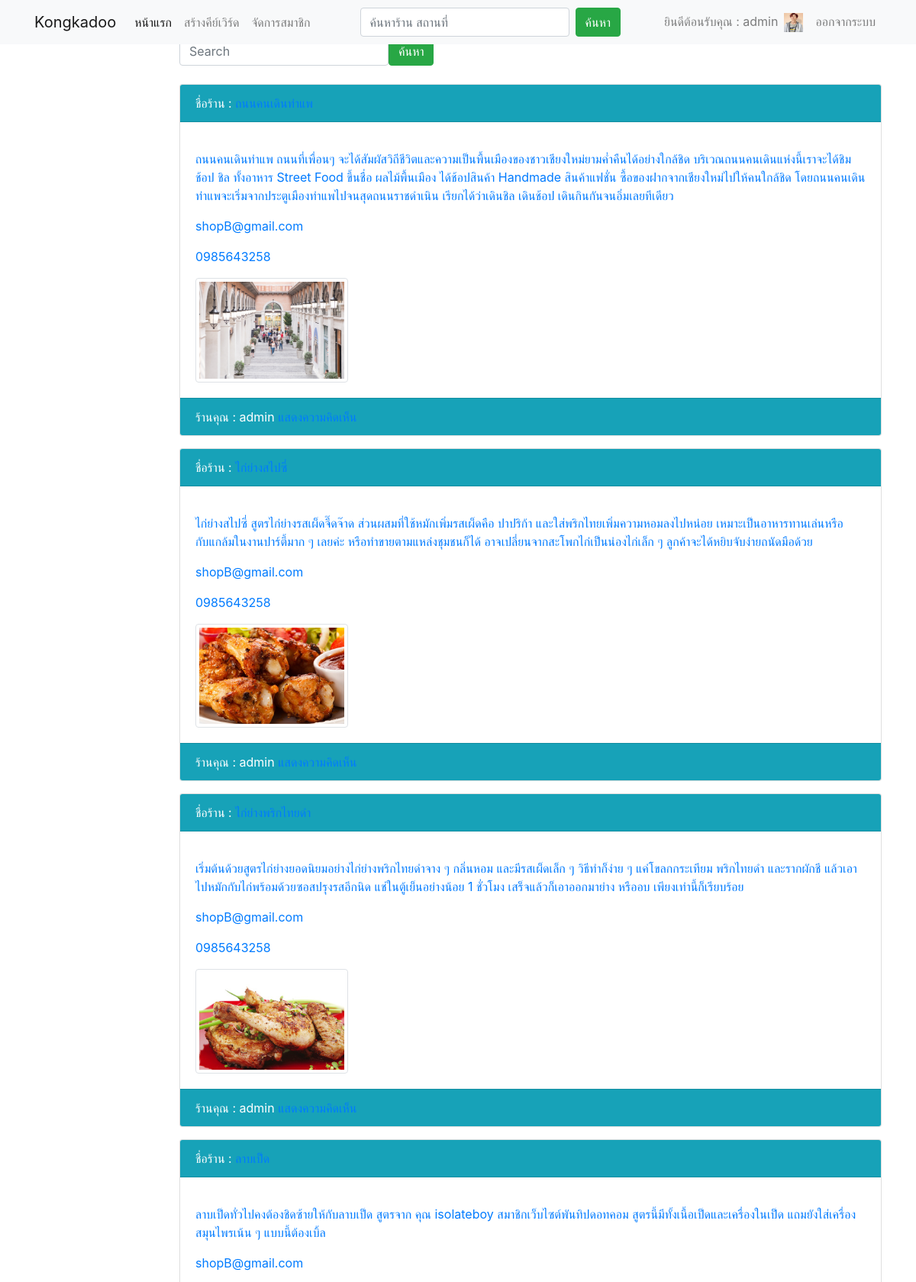
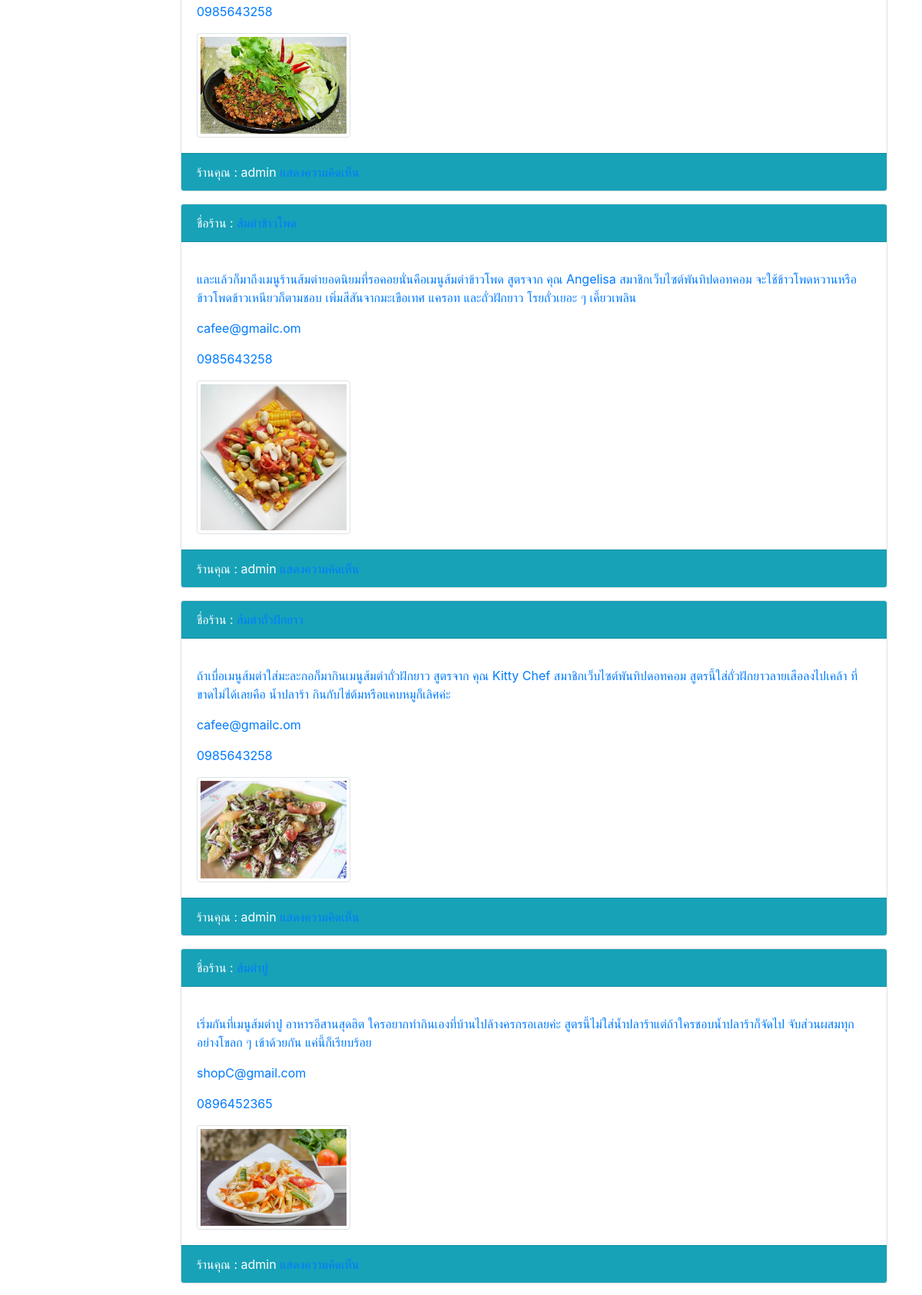
Screenshot of /shop_list.php (signed in, upper part) with the database file from the repository (2 pictures, top to bottom).
### tables this page shows
CREATE TABLE `shop` (
  `idshop` int(11) NOT NULL,
  `shop_name` varchar(255) NOT NULL,
  `shop_phone` varchar(10) NOT NULL,
  `shop_email` varchar(255) NOT NULL,
  `shop_explain` text NOT NULL,
  `shop_country` varchar(255) NOT NULL,
  `shop_geography` varchar(255) NOT NULL,
  `shop_province` varchar(255) NOT NULL,
  `shop_amphur` varchar(255) NOT NULL,
  `shop_district` varchar(255) NOT NULL,
  `shop_village` varchar(255) NOT NULL,
  `shop_pic` varchar(255) NOT NULL,
  `shop_username` varchar(255) NOT NULL,
  `shop_type` varchar(255) NOT NULL
);

### shop_list.php (the view, shortened to what this page needs)
<?php session_start();
$idusername = $_SESSION["idusername"];
include 'header.php';
if (isset($_POST['search'])) {
    $sql = 'SELECT * FROM shop where shop_username="' . $idusername . '"ORDER BY idshop DESC';
} else {
    $sql = 'SELECT * FROM shop where shop_username="' . $idusername . '"ORDER BY idshop DESC';
}
$result = mysql_query($sql) or die(mysql_error());
?>
<div class="container">
    <div class="row">
        <div class="col-sm col-md col-lg col-xl">
            <nav class="navbar navbar-expand-lg fixed-top navbar-light bg-light">
                <div class="container">
                    <a class="navbar-brand" href="index.php">Kongkadoo</a>
                    <div class="collapse navbar-collapse" id="navbarSupportedContent">
                        <ul class="navbar-nav mr-auto">
                            <li class="nav-item active">
                                <a class="nav-link" href="index.php">หน้าแรก <span class="sr-only">(current)</span></a>
                            </li>
                            <?php if ($idusername == "admin") {?>
                            <li class="nav-item">
                                <a class="nav-link" href="manage_shop.php">สร้างคีย์เวิร์ด </a>
                            </li>
                            <li class="nav-item">
                                <a class="nav-link" href="register_admin.php">จัดการสมาชิก </a>
                            </li>
                            <?php }?>
                        </ul>
                        <form id="formsearch" name="formsearch" method="post" action="search_file.php"
                            class="form-inline my-4 my-lg-0">
                            <input name="search" type="text" id="search" required class="form-control mr-sm-2"
                                placeholder="ค้นหาร้าน สถานที่" />
                            <button class="btn btn-success my-2 my-sm-0" type="submit">ค้นหา</button>
                        </form>
                        <ul class="navbar-nav ml-auto">
                            <?php if (isset($_SESSION['id'])) {?>
                            <li class="nav-item">
                                <span class="navbar-text">
                                    <?php echo "ยินดีต้อนรับคุณ : " . $_SESSION['fullname']; ?>
                                </span>
                            </li>
                            <li class="nav-item">
                                <a class="nav-link" href=""><img src="Image/<?php echo $_SESSION['pic']; ?>" alt=""
                                        width="25" height="25"> <span class="sr-only">(current)</span></a>
                            </li>
                            <li class="nav-item">
                                <a class="nav-link" href="logout.php">ออกจากระบบ </a>
                            </li>
                            <?php }?>
                        </ul>
                    </div>
                </div>
            </nav>
        </div>
    </div>
</div>
<br>
<br>
<div class="container">
    <div class="row">
        <div class="col-2"></div>
        <div class="col-4">
            <form class="form-inline" action="index.php" method="POST">
                <input type="text" class="form-control" id="" placeholder="Search">
                <input type="submit" name="submit" class="btn btn-success " value="ค้นหา">
            </form>
        </div>
    </div>
</div>
<br>
<div class="container">
    <div class="row">
        <div class="col-2"></div>
        <div class="col-10">
            <?php while ($row = mysql_fetch_assoc($result)) {?>
            <div class="card">
                <div class="card-header text-white bg-info mb-3">
                    <?php echo "ชื่อร้าน : <a href='shop_profile.php?idshop=" . $row['idshop'] . "'>" . $row['shop_name'] . "</a>"; ?>
                </div>
                <div class="card-body">
                    <p class="card-text">
                        <?php echo "<a href='shop_profile.php?idshop=" . $row['idshop'] . "'>" . $row['shop_explain'] . "</a>" ?>
                    </p>
                    <p class="card-text">
                        <?php echo "<a href='shop_profile.php?idshop=" . $row['idshop'] . "'>" . $row['shop_email'] . "</a>" ?>
                    </p>
                    <p class="card-text">
                        <?php echo "<a href='shop_profile.php?idshop=" . $row['idshop'] . "'>" . $row['shop_phone'] . "</a>" ?>
                    </p>
                    <img width="200" height="200" src="Image/<?php echo $row['shop_pic']; ?>" alt="..."
                        class="img-thumbnail">
                </div>
                <div class="card-footer text-white bg-info">
                    <?php echo "ร้านคุณ : " . $row['shop_username']; ?>
                    <?php echo "<a href='shop_profile.php?idshop=" . $row['idshop'] . "'>แสดงความคิดเห็น </a>"; ?>
                </div>
            </div>
            <?php
}
?>
        </div>
    </div>
</div>
<?php include 'footer.php';?>

### rows the page displays
shop: shop_name "ถนนคนเดินท่าแพ", shop_explain "ถนนคนเดินท่าแพ ถนนที่เพื่อนๆ จะได้สัมผัสวิถีชีวิตและความเป็นพื้นเมืองของชาวเชียงใหม่ยามค่ำคืนได้อย่างใกล้ชิด บริเวณถนนคนเดินแห่งนี้เราจะได้ชิม ช้อป ชิล ทั้งอาหาร Street Food ขึ้นชื่อ ผลไม้พื้นเมือง ได้ช้อปสินค้า Handmade สินค้าแฟชั่น ซื้อของฝากจากเชียงใหม่ไปให้คนใกล้ชิด โดยถนนคนเดินท่าแพจะเริ่มจากประตูเมืองท่าแพไปจนสุดถนนราชดำเนิน เรียกได้ว่าเดินชิล เดินช้อป เดินกินกันจนอิ่มเลยทีเดียว", shop_email "shopB@gmail.com", shop_phone "0985643258", shop_pic (picture), shop_username "admin"
shop: shop_name "ไก่ย่างสไปซี่", shop_explain "ไก่ย่างสไปซี่ สูตรไก่ย่างรสเผ็ดจี๊ดจ๊าด ส่วนผสมที่ใช้หมักเพิ่มรสเผ็ดคือ ปาปริก้า และใส่พริกไทยเพิ่มความหอมลงไปหน่อย เหมาะเป็นอาหารทานเล่นหรือกับแกล้มในงานปาร์ตี้มาก ๆ เลยค่ะ หรือทำขายตามแหล่งชุมชนก็ได้ อาจเปลี่ยนจากสะโพกไก่เป็นน่องไก่เล็ก ๆ ลูกค้าจะได้หยิบจับง่ายถนัดมือด้วย", shop_email "shopB@gmail.com", shop_phone "0985643258", shop_pic (picture), shop_username "admin"
shop: shop_name "ไก่ย่างพริกไทยดำ", shop_explain "เริ่มต้นด้วยสูตรไก่ย่างยอดนิยมอย่างไก่ย่างพริกไทยดำจาง ๆ กลิ่นหอม และมีรสเผ็ดเล็ก ๆ วิธีทำก็ง่าย ๆ แค่โขลกกระเทียม พริกไทยดำ และรากผักชี แล้วเอาไปหมักกับไก่พร้อมด้วยซอสปรุงรสอีกนิด แช่ในตู้เย็นอย่างน้อย 1 ชั่วโมง เสร็จแล้วก็เอาออกมาย่าง หรืออบ เพียงเท่านี้ก็เรียบร้อย", shop_email "shopB@gmail.com", shop_phone "0985643258", shop_pic (picture), shop_username "admin"
shop: shop_name "ลาบเป็ด", shop_explain "ลาบเป็ดทั่วไปคงต้องชิดซ้ายให้กับลาบเป็ด สูตรจาก คุณ isolateboy สมาชิกเว็บไซต์พันทิปดอทคอม สูตรนี้มีทั้งเนื้อเป็ดและเครื่องในเป็ด แถมยังใส่เครื่องสมุนไพรเน้น ๆ แบบนี้ต้องเบิ้ล", shop_email "shopB@gmail.com", shop_phone "0985643258", shop_pic (picture), shop_username "admin"
shop: shop_name "ส้มตำข้าวโพด", shop_explain "และแล้วก็มาถึงเมนูร้านส้มตำยอดนิยมที่รอคอยนั่นคือเมนูส้มตำข้าวโพด สูตรจาก คุณ Angelisa สมาชิกเว็บไซต์พันทิปดอทคอม จะใช้ข้าวโพดหวานหรือข้าวโพดข้าวเหนียวก็ตามชอบ เพิ่มสีสันจากมะเขือเทศ แครอท และถั่วฝักยาว โรยถั่วเยอะ ๆ เคี้ยวเพลิน", shop_email "cafee@gmailc.om", shop_phone "0985643258", shop_pic (picture), shop_username "admin"
shop: shop_name "ส้มตำถั่วฝักยาว", shop_explain "ถ้าเบื่อเมนูส้มตำใส่มะละกอก็มากินเมนูส้มตำถั่วฝักยาว สูตรจาก คุณ Kitty Chef สมาชิกเว็บไซต์พันทิปดอทคอม สูตรนี้ใส่ถั่วฝักยาวลายเสือลงไปเคล้า ที่ขาดไม่ได้เลยคือ น้ำปลาร้า กินกับไข่ต้มหรือแคบหมูก็เลิศค่ะ", shop_email "cafee@gmailc.om", shop_phone "0985643258", shop_pic (picture), shop_username "admin"
shop: shop_name "ส้มตำปู", shop_explain "เริ่มกันที่เมนูส้มตำปู อาหารอีสานสุดฮิต ใครอยากทำกินเองที่บ้านไปล้างครกรอเลยค่ะ สูตรนี้ไม่ใส่น้ำปลาร้าแต่ถ้าใครชอบน้ำปลาร้าก็จัดไป จับส่วนผสมทุกอย่างโขลก ๆ เข้าด้วยกัน แค่นี้ก็เรียบร้อย", shop_email "shopC@gmail.com", shop_phone "0896452365", shop_pic (picture), shop_username "admin"

### other values shown
$_SESSION['fullname'] "admin"
